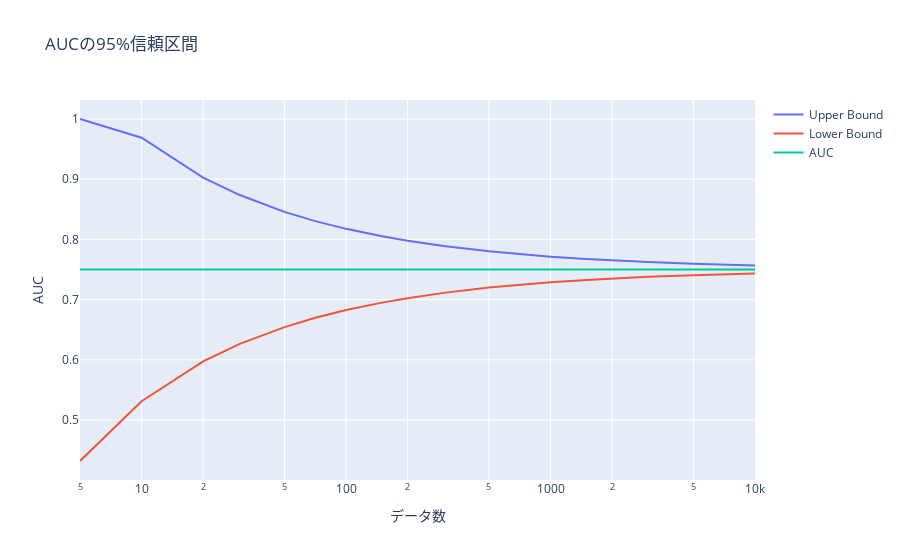

The cell this chart's notebook holds for it:
### Code cell
df = make_df(0.75)
auc_95(df)

### Figure 1 — Plotly figure (JSON) as saved in the notebook; plotly's stock layout.template omitted (floating-point values rounded to 4 significant figures)
{"data": [{"mode": "lines", "name": "Upper Bound", "type": "scatter", "x": [5, 10, 20, 30, 50, 70, 100, 150, 200, 300, 500, 700, 1000, 1500, 2000, 3000, 5000, 10000], "y": [1, 0.969, 0.9027, 0.8741, 0.8457, 0.8308, 0.8175, 0.805, 0.7976, 0.7889, 0.7801, 0.7754, 0.7713, 0.7674, 0.765, 0.7623, 0.7595, 0.7567]}, {"mode": "lines", "name": "Lower Bound", "type": "scatter", "x": [5, 10, 20, 30, 50, 70, 100, 150, 200, 300, 500, 700, 1000, 1500, 2000, 3000, 5000, 10000], "y": [0.4318, 0.531, 0.5973, 0.6259, 0.6543, 0.6692, 0.6825, 0.695, 0.7024, 0.7111, 0.7199, 0.7246, 0.7287, 0.7326, 0.735, 0.7377, 0.7405, 0.7433]}, {"mode": "lines", "name": "AUC", "type": "scatter", "x": [5, 10, 20, 30, 50, 70, 100, 150, 200, 300, 500, 700, 1000, 1500, 2000, 3000, 5000, 10000], "y": [0.75, 0.75, 0.75, 0.75, 0.75, 0.75, 0.75, 0.75, 0.75, 0.75, 0.75, 0.75, 0.75, 0.75, 0.75, 0.75, 0.75, 0.75]}], "layout": {"showlegend": true, "title": {"text": "AUCの95%信頼区間"}, "xaxis": {"title": {"text": "データ数"}, "type": "log"}, "yaxis": {"title": {"text": "AUC"}}}}
